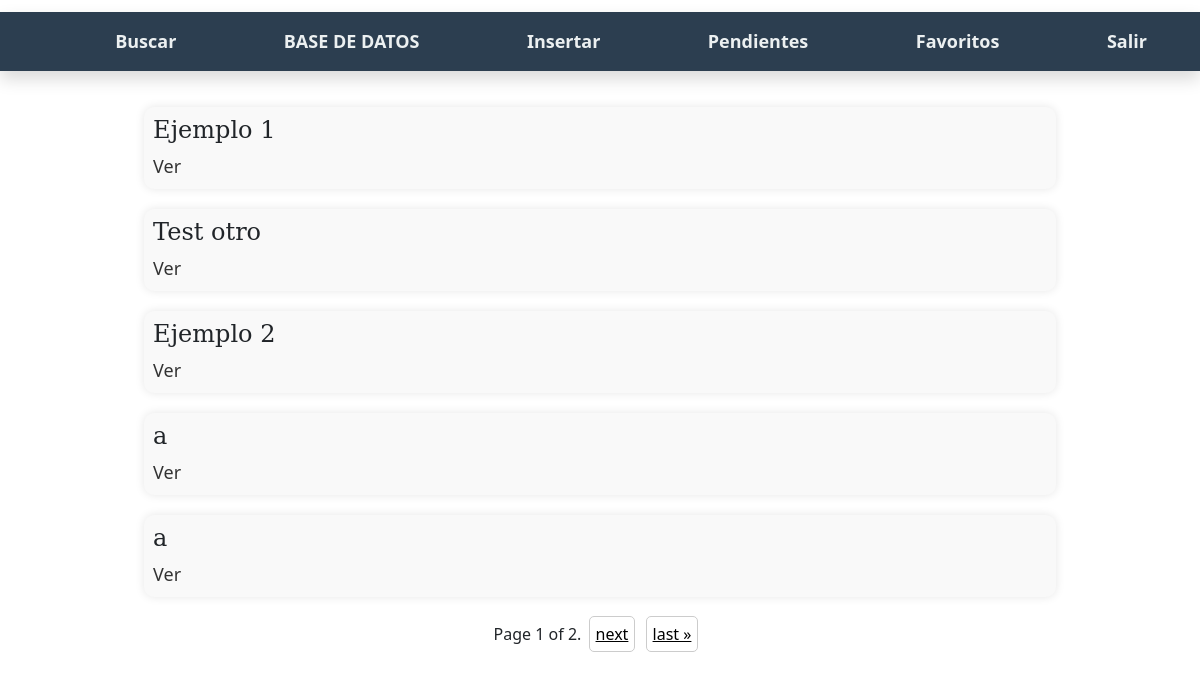
The page /favorites/ (signed in) on the database its author committed.
### Documents/models.py (models this page shows, shortened)
class ApprovedDocuments(models.Model):
    image = models.ImageField(upload_to='document_images/', default='document_images/default.jpg')
    name = models.CharField(max_length=200)
    text = models.TextField()
    xml_file = models.TextField(default='')

### Documents/views.py (the view)
# urls.py: path('favorites/', views.favorites, name='favorites'),
def favorites(request):
    user = User.objects.get(username=request.user.username)
    profile = Profile.objects.get(user=user)
    fav_docs = profile.fav_docs.all()
    paginator = Paginator(fav_docs, 5)
    page_number = request.GET.get('page')
    page_obj = paginator.get_page(page_number)
    return render(request, 'docs/favs.html', {'docs': fav_docs, 'page_obj': page_obj})

### templates/docs/favs.html (shortened to what this page needs)
{% extends 'base/main.html' %}
{% block content %}
    <div class="docs">
    {% if docs %}
        {% for doc in page_obj %}
            <div class="doc">
            <div class="heading" style="display: flex">
                <h2>{{ doc.name }}</h2>
            </div>
                    <a href="/doc_f/{{ doc.id }}?page={{ page_obj.number }}">Ver</a>
            </div>
        {% endfor %}
    {% else %}
        <h2 class="no-results">No se encontraron documentos</h2>
    {% endif %}
    <div class="pagination">
        <span class="step-links">
            <span class="current">
                Page {{ page_obj.number }} of {{ page_obj.paginator.num_pages }}.
            </span>
            {% if page_obj.has_next %}
                <a href="?page={{ page_obj.next_page_number }}">next</a>
                <a href="?page={{ page_obj.paginator.num_pages }}">last &raquo;</a>
            {% endif %}
        </span>
    </div>
    </div>
{% endblock %}

### rows shown on the page
ApprovedDocuments: name "Ejemplo 1"
ApprovedDocuments: name "Test otro"
ApprovedDocuments: name "Ejemplo 2"
ApprovedDocuments: name "a"
ApprovedDocuments: name "a"

### other values the page prints
{{ page_obj.number }} "1"
{{ page_obj.paginator.num_pages }} "2"
